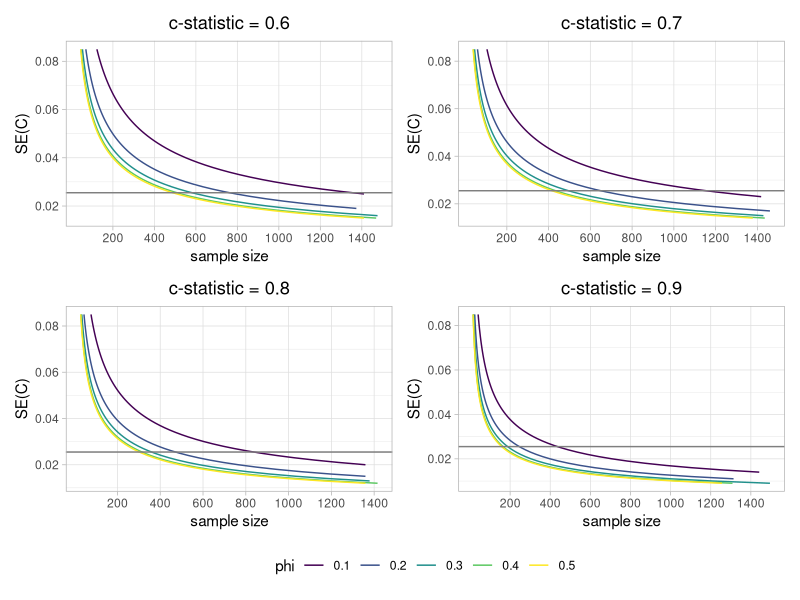

This chart was generated by the following R code:
# Equation 11 in Riley et al. (2021) (). Minimum sample size for external validation of a clinical prediction model with a binary outcome. Statistics in Medicine 40:4230–4251. (https://onlinelibrary.wiley.com/doi/full/10.1002/sim.9025) 
# We provide a solution to re-arranging the equation to give N as a function of SE(C), C and phi.

###---- Libraries ----###
library(dplyr)      # data wrangling
library(tidyr)      # for creating a grid of input combinations
library(magrittr)   # piping operator(s)
library(purrr)      # for list mapping functions
library(ggplot2)    # plotting
library(viridis)    # color schemes
library(patchwork)  # plot combination and layout 



eq.N <- function(C, phi, SE) {
  # Estimate sample size as a function of the C-statistic, SE(C) and phi (the outcome proportion)
  # Args:
  #  C = the C-statistic
  #  phi = the outcome proportion
  #  SE = the the standard error (SE) of the C-statistic
  # Returns:
  #  an estimate of the sample size, conditional on C, SE and phi
  #
  #  alpha, beta, mu and SE2 are calculated internally by the function. These are just intermediate steps:
  SE2 <- SE^2
  alpha <- C - 1
  beta <- 16*(-2 + C - 2*C^3 + C^4)*SE2*phi
  mu <- C*(-1 + C)
  
  numerator <- (C + C^2 - 4*C^3 + 2*C^4 + sqrt(mu*(beta + (1 - 2*mu)^2*mu - beta*phi)))
  denominator <- (4*SE2*(-1 + alpha)*(2 + alpha)*(-1 + phi)*phi)
  
  n <- numerator/denominator
  
  # If desired, n can be conservatively rounded up to the next integer:
  # n <- ceiling(n)
  
  return(n)
}

# Examples of use: 
# NOTE: in the paper, they report use of SE = 0.0255, but the Stata simulation code in the Supplementary material uses 0.02551
# 1st example from Section 3.3.1 of the paper: they report 1154
eq.N(C = 0.7, phi = 0.1, SE = 0.02551) %>% ceiling()  # 1154
# 2nd example from Section 3.3.1 of the paper: they report 302
eq.N(C = 0.8, phi = 0.5, SE = 0.02551) %>% ceiling()  # 302



###---- Section 4.3 of the paper ----###
# C = 0.8, SE = 0.0255, phi = 0.018; they reported estimated n = 4252
eq.N(C = 0.8, phi = 0.018, SE = 0.02551) %>% ceiling()     # n = 4252

# For the sensitivity analysis they used:
# (i) C = 0.75, SE = 0.0255, phi = 0.018; they reported estimated n = 5125
eq.N(C = 0.75, phi = 0.018, SE = 0.02551) %>% ceiling()         # n = 5125

# (ii) C = 0.85, SE = 0.0255, phi = 0.018; they reported estimated n = 3271
eq.N(C = 0.85, phi = 0.018, SE = 0.02551) %>% ceiling()          # n = 3271



###---- Reproduce the plots (panels) shown in Fig. 2 of the paper ----###
# Prep the input data:
SE <- seq(0.005, 0.085, 0.001) 
C <- seq(0.6, 0.9, 0.1)
phi <- seq(0.1, 0.5, 0.1)

# The input data frame:
x <- 
  # All combinations of SE, phi and C:
  tidyr::crossing(SE, phi, C) %>% 
  # sample size estimation:
  dplyr::mutate(n = purrr::pmap_dbl(list(C, phi, SE), eq.N)) %>% 
  # Set phi as a factor for plotting:
  dplyr::mutate(phi = factor(phi))


# As the panels of Fig. 2 vary only in the input value for C, we wrap the plotting code in a function:
plot.fxn <- function(myC) {
  # Plot SE(C) as a function of sample size for given inputs of the C-statistic
  # Args:
  #  myC = numeric value of the C-statistic
  # Returns:
  #  a ggplot graphic
  #
  x %>% 
    # filter so that the x-axis range is about the same as shown in Fig. 2:
    # notice the curly braces around myC so that it is passed into the filtering construct: 
    dplyr::filter(C == {{myC}}, n <= 1500) %>% 
    ggplot(., aes(x = n, y = SE, color = phi, group = phi)) +
    geom_line() +
    # use the same x-axis labels as in Fig. 2:
    scale_x_continuous(breaks = seq(200, 1400, 200)) +
    scale_color_viridis(discrete = TRUE) +
    theme_light() + 
    labs(x = "sample size", y = "SE(C)") +
    geom_hline(yintercept = 0.0255, linetype = "solid", color = "grey50") +
    # add the plot title:
    ggtitle(paste("c-statistic =", myC)) +
    theme(
      # remove the minor grid lines for the x axis:
      panel.grid.minor.x = element_blank(),
      # center the plot title:
      plot.title = element_text(hjust = 0.5),
      # place the legend inside the plot:
      legend.position = "inside",
      legend.position.inside = c(.95, .95),  
      legend.justification = c("right", "top"))
}

# Generate the plots
p1 <- plot.fxn(myC = 0.6)
p2 <- plot.fxn(myC = 0.7)
p3 <- plot.fxn(myC = 0.8)
p4 <- plot.fxn(myC = 0.9)


# patchwork is used to lay out the plots in a 2 by 2 grid, place a common legend for phi at the bottom
(p1 + p2)/(p3 + p4) +
  plot_layout(guides = "collect") & 
  theme(legend.position = "bottom")
